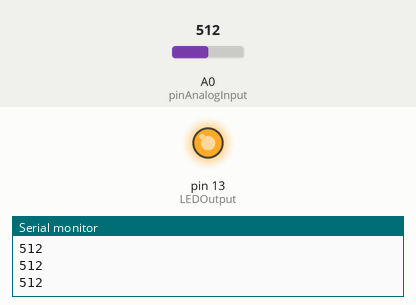
Recording of a sketch running on a simulated Arduino Uno, built with avr-gcc and run on an emulated ATmega328P. Shown: output pins drawn as LEDs (lit = HIGH), the last lines printed to the serial monitor. Inputs (shaded band) come from the test bench; at power-on: A0 (pinAnalogInput) = 512.

Above: at 1.3 s.
1.4 s: A0 (pinAnalogInput) set to 483
At 2.7 s:
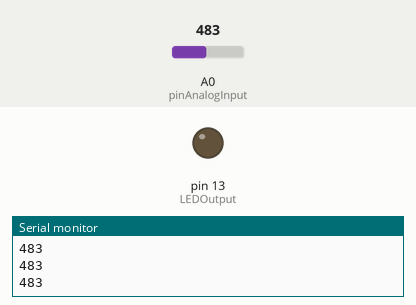
3.0 s: A0 (pinAnalogInput) set to 510
At 3.9 s:
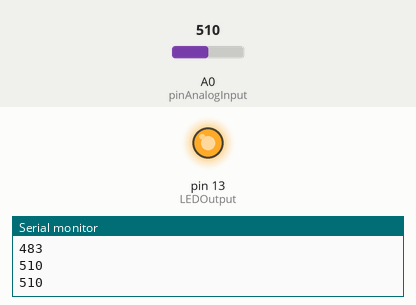
4.5 s: A0 (pinAnalogInput) set to 490
At 5.0 s:
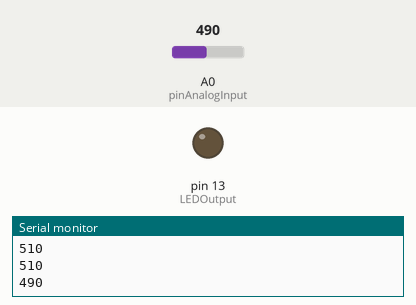
Timing chart, 0 to 7.5 s (numbered marks = the images above; inputs shaded):
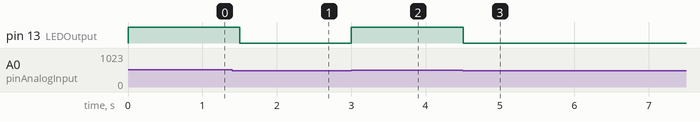

The sketch:

chapter_01_3.ino
```cpp
int pinAnalogInput = A0;
int LEDOutput = 13;
int valueLight = 0;

void setup() {
  pinMode(LEDOutput, OUTPUT);
  Serial.begin(9600);
}

void loop() {
  valueLight = analogRead(pinAnalogInput);
  Serial.println(valueLight);
  if (valueLight < 500) {
    digitalWrite(LEDOutput, LOW);
  } else {
    digitalWrite(LEDOutput, HIGH);
  }
  delay(500);
}
```

Measured:
- the behaviour switches between 500 and 499 on A0 (pinAnalogInput) (found by bisection; images 0 and 1)
- after the input at 1.4 s, pin 13 (LEDOutput): HIGH → LOW after 0.10 s
- after the input at 3.0 s, pin 13 (LEDOutput): LOW → HIGH at once
- after the input at 4.5 s, pin 13 (LEDOutput): HIGH → LOW at once
